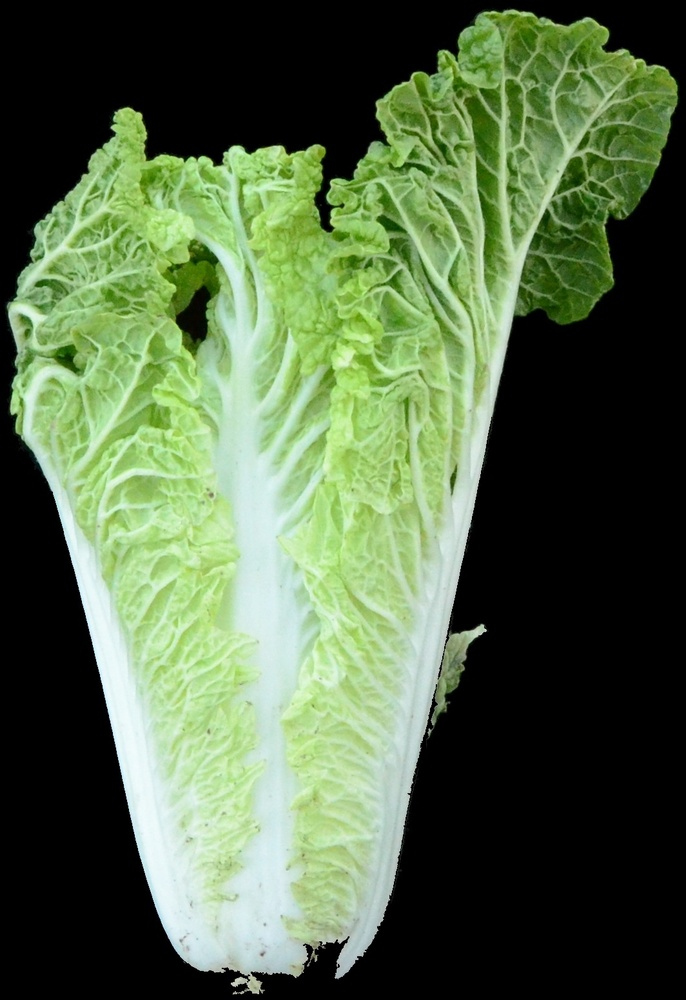
#> input picture 23/centered_22A-T-39-1球形侧视图.JPG, 686 x 1000 px, shrunk from 1064 x 1552 before the run
$ python -i getCurve.py   (imports and definitions only)
#> lines starting #> are read from the running program, lines starting #| are printed output that depends on the picture; after the words box and inside, x2 and y2 are one past the last pixel; in counts of white or black regions, pixels touching at a corner belong together
from PIL import Image
import numpy as np
from skimage import measure

def calculate_perimeter_Curve_radio(image_path):
    # 加载输入图片
#> called with image_path = '../../23/centered_22A-T-39-1球形侧视图.JPG'
    img = Image.open(image_path)
#> img is the input picture: PIL image 686x1000 RGB; mean R, G, B 83.8, 103.2, 71.4

    # 获取图片的尺寸
    width, height = img.size
#> width = 686; height = 1000

    # 裁剪上三分之一的图像
    cropped_img = img.crop((0, 0, width, height // 3))
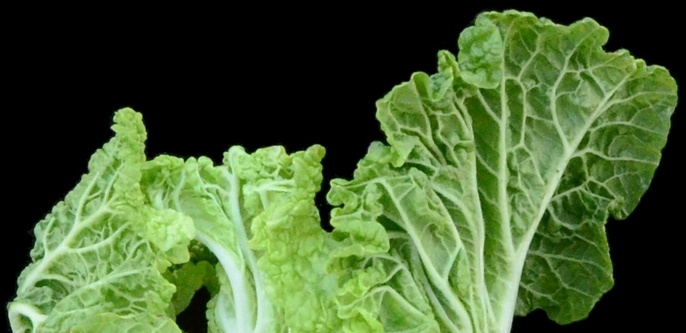
#> cropped_img: PIL image 686x333 RGB; mean R, G, B 71.4, 96.1, 50.7

    # 转换为灰度图像
    gray_img = cropped_img.convert('L')
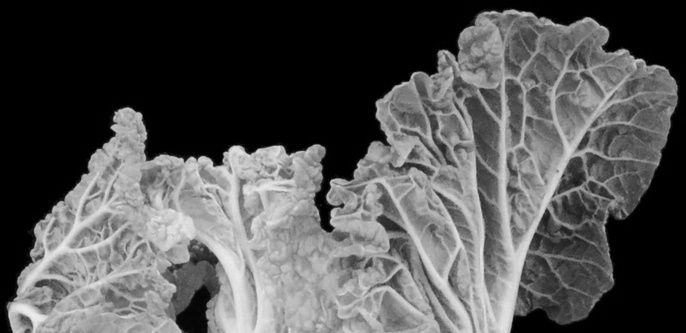
#> gray_img: PIL image 686x333 L; min 0, max 238, mean 83.5

    # 转换为numpy数组
    img_array = np.array(gray_img)

    # 应用阈值以区分背景（黑色）和对象（有色）
    threshold = 50  # 定义阈值
    binary_img = img_array > threshold  # 二值图像：对象为True，背景为False
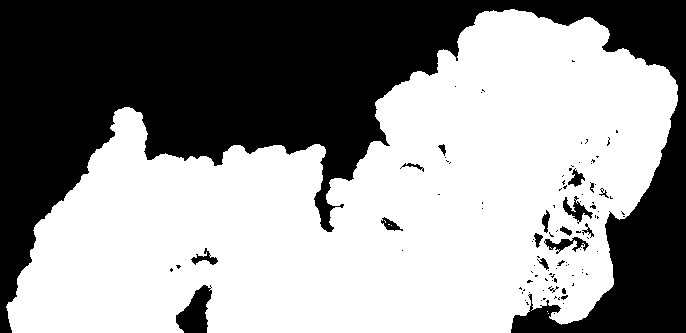
#> binary_img: shape (333, 686) bool; 58% white; 100 black regions (80 under 20 px), largest, box (x1, y1, x2, y2) and area: (0, 0, 686, 333) 92846, (176, 285, 212, 333) 1042, (544, 237, 589, 254) 315

    # 在二值图像中找到轮廓
    contours = measure.find_contours(binary_img, 0.8)
#> contours = 120 point arrays, longest 2339 points

    # 计算所有轮廓的总周长
#> (the run stopped early here; a loop or call above may not have finished)

$ run again, on 23/centered_22A-T-34-2球形侧视图.JPG
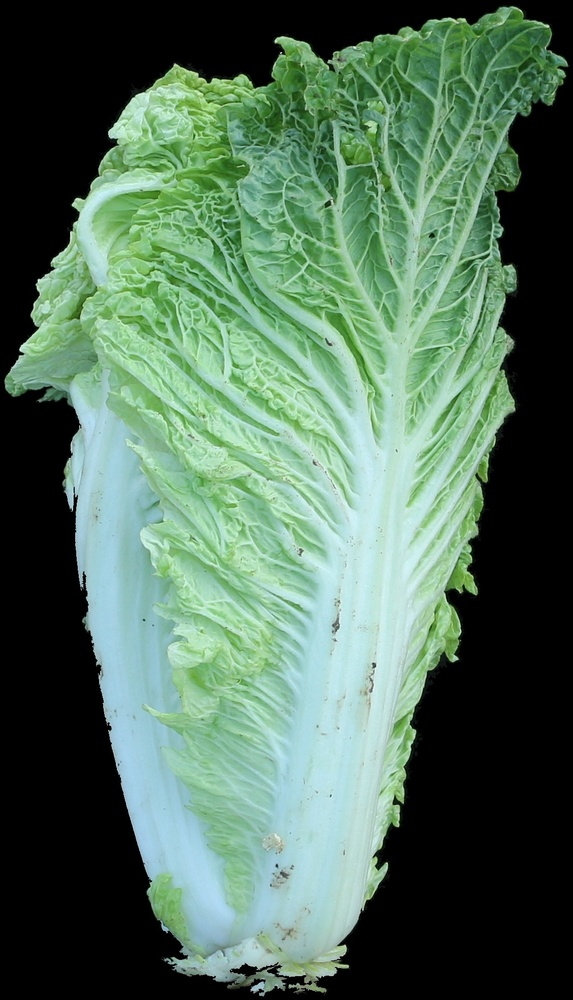
#> input picture 23/centered_22A-T-34-2球形侧视图.JPG, 573 x 1000 px, shrunk from 1128 x 1970 before the run
#> in calculate_perimeter_Curve_radio, img is the input picture: PIL image 573x1000 RGB; mean R, G, B 82.8, 111.9, 92.2
#> in calculate_perimeter_Curve_radio, `gray_img = cropped_img.convert('L')`:
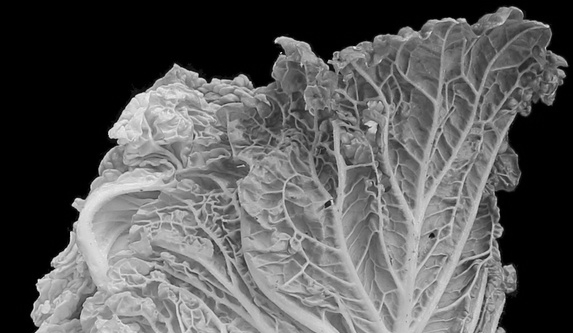
#> gray_img: PIL image 573x333 L; min 0, max 247, mean 89.8
#> in calculate_perimeter_Curve_radio, `binary_img = img_array > threshold`:
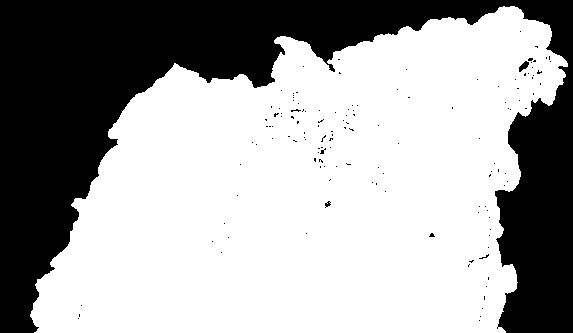
#> binary_img: shape (333, 573) bool; 64.6% white; 137 black regions (134 under 20 px), largest, box (x1, y1, x2, y2) and area: (0, 0, 573, 333) 67141, (519, 61, 529, 72) 59, (325, 201, 331, 208) 23
#> contours = 139 point arrays, longest 1770 points

$ run again, on 23/centered_22A-T-34-5球形侧视图.JPG
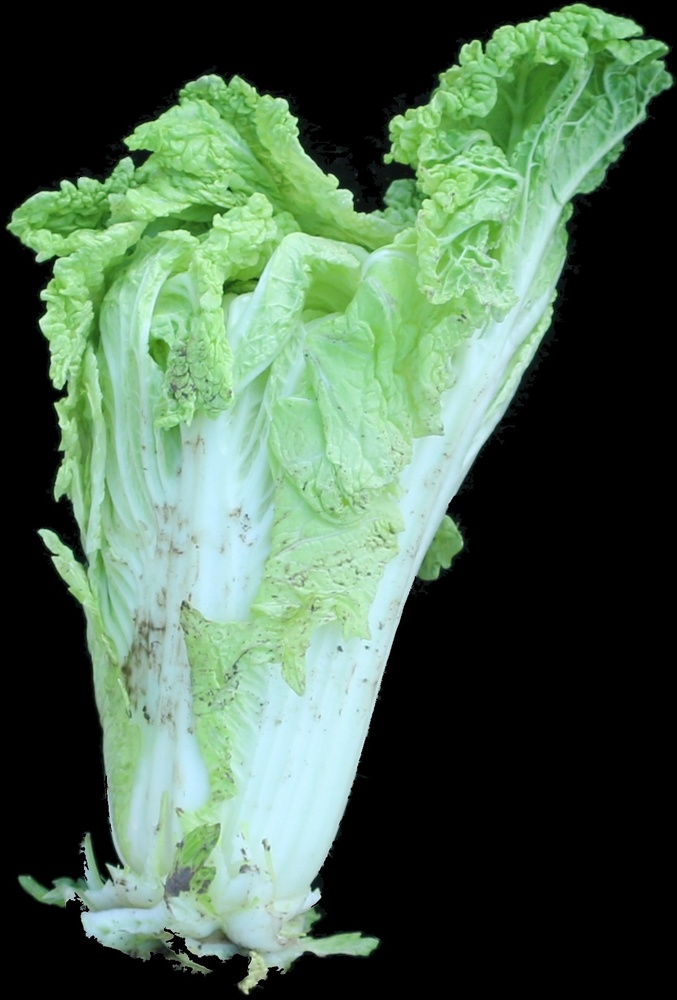
#> input picture 23/centered_22A-T-34-5球形侧视图.JPG, 677 x 1000 px, shrunk from 1209 x 1785 before the run
#> in calculate_perimeter_Curve_radio, img is the input picture: PIL image 677x1000 RGB; mean R, G, B 75.9, 101.5, 80.4
#> in calculate_perimeter_Curve_radio, `gray_img = cropped_img.convert('L')`:
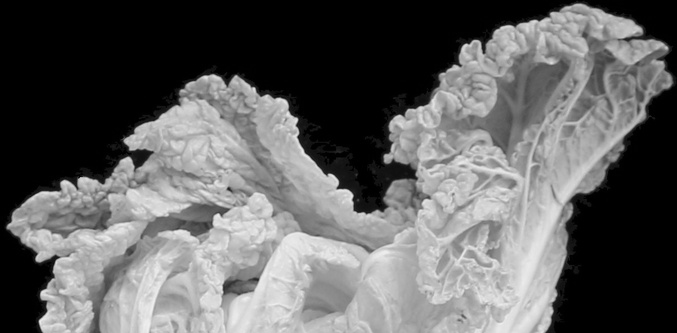
#> gray_img: PIL image 677x333 L; min 0, max 240, mean 97.6
#> in calculate_perimeter_Curve_radio, `binary_img = img_array > threshold`:
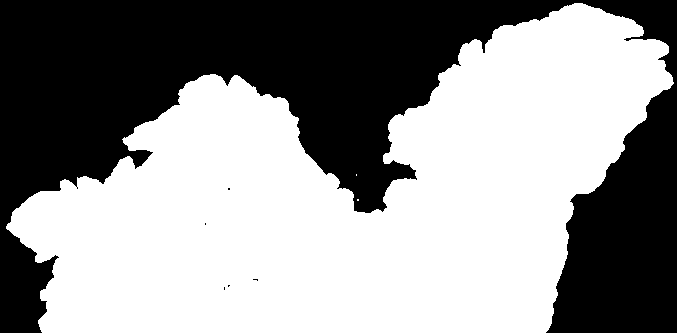
#> binary_img: shape (333, 677) bool; 57.6% white; 6 black regions (5 under 20 px), largest, box (x1, y1, x2, y2) and area: (0, 0, 677, 333) 95533
#> contours = 8 point arrays, longest 2316 points

$ run again, on 23/centered_22A-T-36-10球形侧视图.JPG
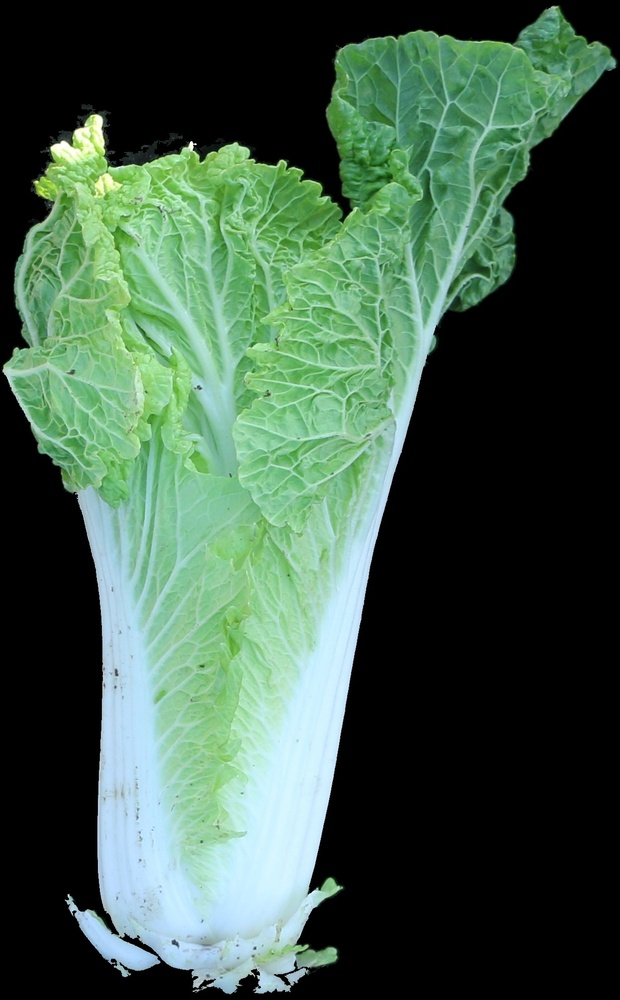
#> input picture 23/centered_22A-T-36-10球形侧视图.JPG, 620 x 1000 px, shrunk from 1248 x 2013 before the run
#> in calculate_perimeter_Curve_radio, img is the input picture: PIL image 620x1000 RGB; mean R, G, B 64.2, 90.5, 72.8
#> in calculate_perimeter_Curve_radio, `gray_img = cropped_img.convert('L')`:
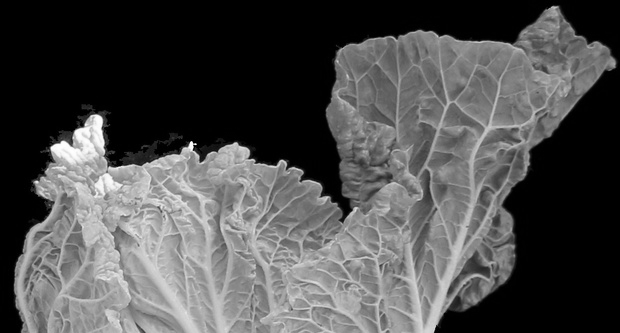
#> gray_img: PIL image 620x333 L; min 0, max 255, mean 78
#> in calculate_perimeter_Curve_radio, `binary_img = img_array > threshold`:
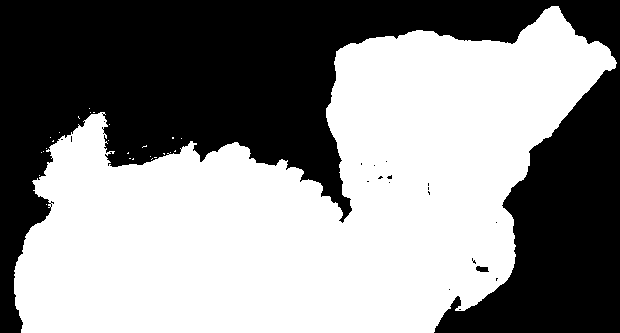
#> binary_img: shape (333, 620) bool; 54.9% white; 20 black regions (18 under 20 px), largest, box (x1, y1, x2, y2) and area: (0, 0, 620, 333) 93064, (476, 266, 489, 272) 59
#> contours = 58 point arrays, longest 2283 points
